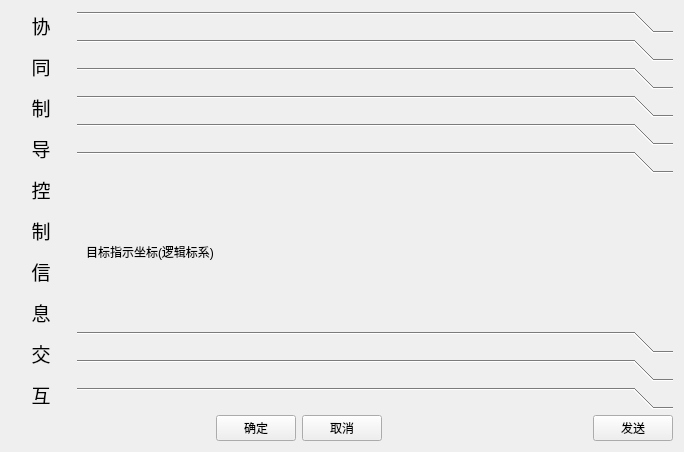
<?xml version="1.0" encoding="UTF-8"?>
<ui version="4.0">
 <class>CDlgFireSynergy02</class>
 <widget class="QWidget" name="CDlgFireSynergy02">
  <property name="geometry">
   <rect>
    <x>0</x>
    <y>0</y>
    <width>684</width>
    <height>428</height>
   </rect>
  </property>
  <property name="windowTitle">
   <string>Form</string>
  </property>
  <layout class="QVBoxLayout" name="verticalLayout">
   <item>
    <layout class="QHBoxLayout" name="horizontalLayout" stretch="1,10">
     <item>
      <widget class="QLabel" name="label">
       <property name="text">
        <string>&lt;html&gt;&lt;head/&gt;&lt;body&gt;&lt;p&gt;&lt;span style=&quot; font-size:14pt;&quot;&gt;协&lt;/span&gt;&lt;/p&gt;&lt;p&gt;&lt;span style=&quot; font-size:14pt;&quot;&gt;同&lt;/span&gt;&lt;/p&gt;&lt;p&gt;&lt;span style=&quot; font-size:14pt;&quot;&gt;制&lt;/span&gt;&lt;/p&gt;&lt;p&gt;&lt;span style=&quot; font-size:14pt;&quot;&gt;导&lt;/span&gt;&lt;/p&gt;&lt;p&gt;&lt;span style=&quot; font-size:14pt;&quot;&gt;控&lt;/span&gt;&lt;/p&gt;&lt;p&gt;&lt;span style=&quot; font-size:14pt;&quot;&gt;制&lt;/span&gt;&lt;/p&gt;&lt;p&gt;&lt;span style=&quot; font-size:14pt;&quot;&gt;信&lt;/span&gt;&lt;/p&gt;&lt;p&gt;&lt;span style=&quot; font-size:14pt;&quot;&gt;息&lt;/span&gt;&lt;/p&gt;&lt;p&gt;&lt;span style=&quot; font-size:14pt;&quot;&gt;交&lt;/span&gt;&lt;/p&gt;&lt;p&gt;&lt;span style=&quot; font-size:14pt;&quot;&gt;互&lt;/span&gt;&lt;/p&gt;&lt;/body&gt;&lt;/html&gt;</string>
       </property>
       <property name="alignment">
        <set>Qt::AlignCenter</set>
       </property>
      </widget>
     </item>
     <item>
      <widget class="QToolBox" name="toolBox">
       <property name="currentIndex">
        <number>5</number>
       </property>
       <widget class="QWidget" name="page">
        <property name="geometry">
         <rect>
          <x>0</x>
          <y>0</y>
          <width>598</width>
          <height>143</height>
         </rect>
        </property>
        <attribute name="label">
         <string/>
        </attribute>
        <layout class="QVBoxLayout" name="verticalLayout_2">
         <item>
          <widget class="QLabel" name="label_2">
           <property name="text">
            <string>协同任务信息交互点</string>
           </property>
          </widget>
         </item>
        </layout>
       </widget>
       <widget class="QWidget" name="page_2">
        <property name="geometry">
         <rect>
          <x>0</x>
          <y>0</y>
          <width>598</width>
          <height>143</height>
         </rect>
        </property>
        <attribute name="label">
         <string/>
        </attribute>
        <layout class="QHBoxLayout" name="horizontalLayout_3">
         <item>
          <widget class="QLabel" name="label_3">
           <property name="text">
            <string>指定区域搜索</string>
           </property>
          </widget>
         </item>
        </layout>
       </widget>
       <widget class="QWidget" name="page_3">
        <property name="geometry">
         <rect>
          <x>0</x>
          <y>0</y>
          <width>598</width>
          <height>143</height>
         </rect>
        </property>
        <attribute name="label">
         <string/>
        </attribute>
        <layout class="QHBoxLayout" name="horizontalLayout_4">
         <item>
          <widget class="QLabel" name="label_4">
           <property name="text">
            <string>指定打击目标</string>
           </property>
          </widget>
         </item>
        </layout>
       </widget>
       <widget class="QWidget" name="page_4">
        <property name="geometry">
         <rect>
          <x>0</x>
          <y>0</y>
          <width>598</width>
          <height>143</height>
         </rect>
        </property>
        <attribute name="label">
         <string/>
        </attribute>
        <layout class="QHBoxLayout" name="horizontalLayout_5">
         <item>
          <widget class="QLabel" name="label_5">
           <property name="text">
            <string>指定协同助攻目标批号</string>
           </property>
          </widget>
         </item>
        </layout>
       </widget>
       <widget class="QWidget" name="page_5">
        <property name="geometry">
         <rect>
          <x>0</x>
          <y>0</y>
          <width>598</width>
          <height>143</height>
         </rect>
        </property>
        <attribute name="label">
         <string/>
        </attribute>
        <layout class="QHBoxLayout" name="horizontalLayout_6">
         <item>
          <widget class="QLabel" name="label_6">
           <property name="text">
            <string>目标指示坐标(地理坐标)</string>
           </property>
          </widget>
         </item>
        </layout>
       </widget>
       <widget class="QWidget" name="page_6">
        <property name="geometry">
         <rect>
          <x>0</x>
          <y>0</y>
          <width>598</width>
          <height>143</height>
         </rect>
        </property>
        <attribute name="label">
         <string/>
        </attribute>
        <layout class="QHBoxLayout" name="horizontalLayout_8">
         <item>
          <widget class="QLabel" name="label_7">
           <property name="text">
            <string>目标指示坐标(逻辑标系)</string>
           </property>
          </widget>
         </item>
        </layout>
       </widget>
       <widget class="QWidget" name="page_7">
        <property name="geometry">
         <rect>
          <x>0</x>
          <y>0</y>
          <width>598</width>
          <height>143</height>
         </rect>
        </property>
        <attribute name="label">
         <string/>
        </attribute>
        <layout class="QHBoxLayout" name="horizontalLayout_7">
         <item>
          <widget class="QLabel" name="label_8">
           <property name="text">
            <string>目标指示坐标(直角坐标系)</string>
           </property>
          </widget>
         </item>
        </layout>
       </widget>
       <widget class="QWidget" name="page_8">
        <property name="geometry">
         <rect>
          <x>0</x>
          <y>0</y>
          <width>598</width>
          <height>143</height>
         </rect>
        </property>
        <attribute name="label">
         <string/>
        </attribute>
        <layout class="QHBoxLayout" name="horizontalLayout_9" stretch="1,5">
         <item>
          <widget class="QLabel" name="label_9">
           <property name="text">
            <string>协同制导命令</string>
           </property>
          </widget>
         </item>
         <item>
          <widget class="QLineEdit" name="lineEdit"/>
         </item>
        </layout>
       </widget>
       <widget class="QWidget" name="page_9">
        <property name="geometry">
         <rect>
          <x>0</x>
          <y>0</y>
          <width>598</width>
          <height>143</height>
         </rect>
        </property>
        <attribute name="label">
         <string/>
        </attribute>
        <layout class="QHBoxLayout" name="horizontalLayout_10" stretch="1,5">
         <item>
          <widget class="QLabel" name="label_10">
           <property name="text">
            <string>协同制导结果</string>
           </property>
          </widget>
         </item>
         <item>
          <widget class="QComboBox" name="comboBox">
           <item>
            <property name="text">
             <string>成功</string>
            </property>
           </item>
           <item>
            <property name="text">
             <string>失败</string>
            </property>
           </item>
          </widget>
         </item>
        </layout>
       </widget>
      </widget>
     </item>
    </layout>
   </item>
   <item>
    <layout class="QHBoxLayout" name="horizontalLayout_2">
     <item>
      <spacer name="horizontalSpacer">
       <property name="orientation">
        <enum>Qt::Horizontal</enum>
       </property>
       <property name="sizeHint" stdset="0">
        <size>
         <width>40</width>
         <height>20</height>
        </size>
       </property>
      </spacer>
     </item>
     <item>
      <widget class="QPushButton" name="pushButton">
       <property name="text">
        <string>  确定  </string>
       </property>
      </widget>
     </item>
     <item>
      <widget class="QPushButton" name="pushButton_2">
       <property name="text">
        <string>  取消  </string>
       </property>
      </widget>
     </item>
     <item>
      <spacer name="horizontalSpacer_2">
       <property name="orientation">
        <enum>Qt::Horizontal</enum>
       </property>
       <property name="sizeHint" stdset="0">
        <size>
         <width>40</width>
         <height>20</height>
        </size>
       </property>
      </spacer>
     </item>
     <item>
      <widget class="QPushButton" name="pushButton_3">
       <property name="text">
        <string>  发送  </string>
       </property>
      </widget>
     </item>
    </layout>
   </item>
  </layout>
 </widget>
 <resources/>
 <connections/>
</ui>
